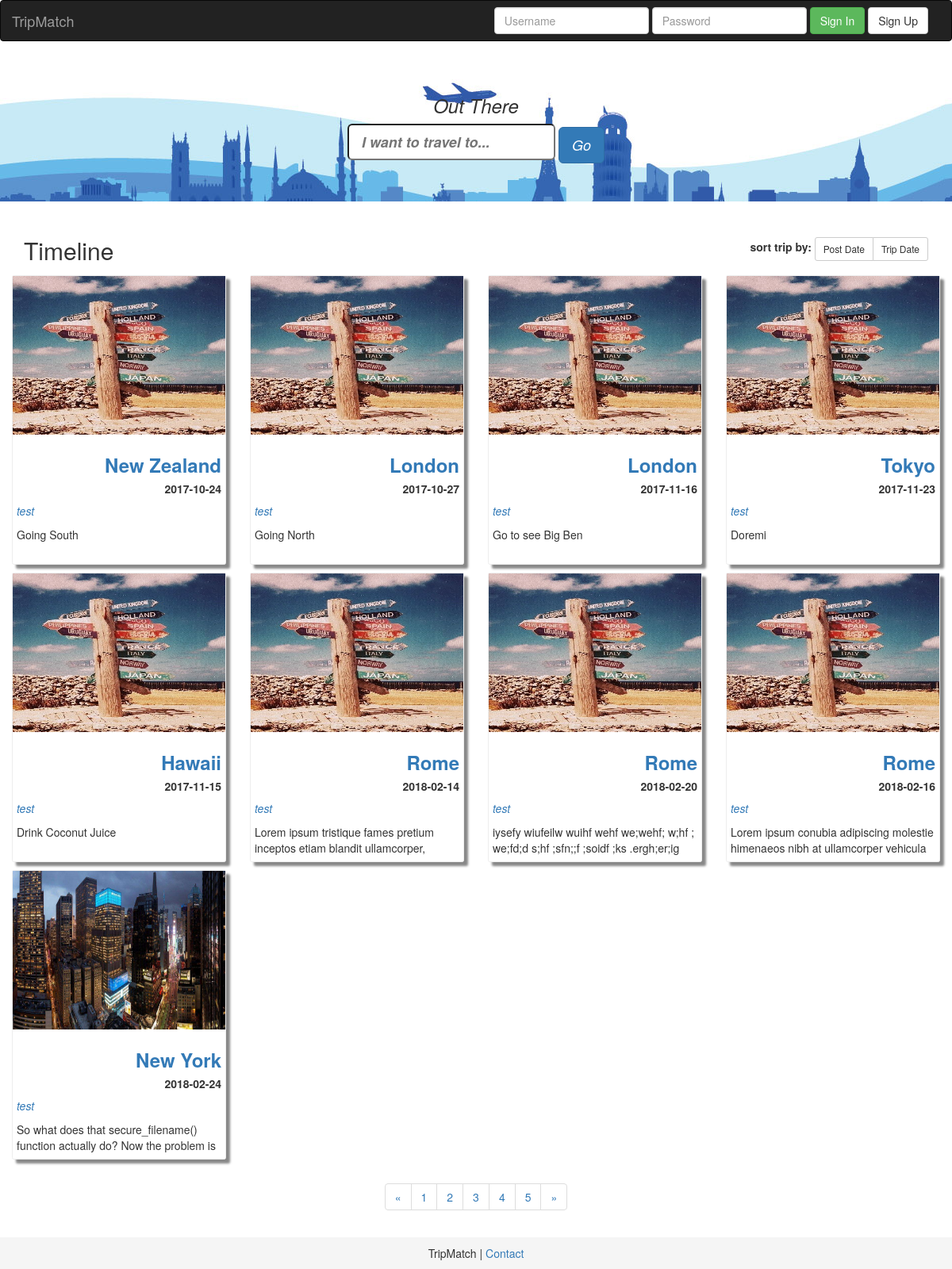
Before: / with the older database file.
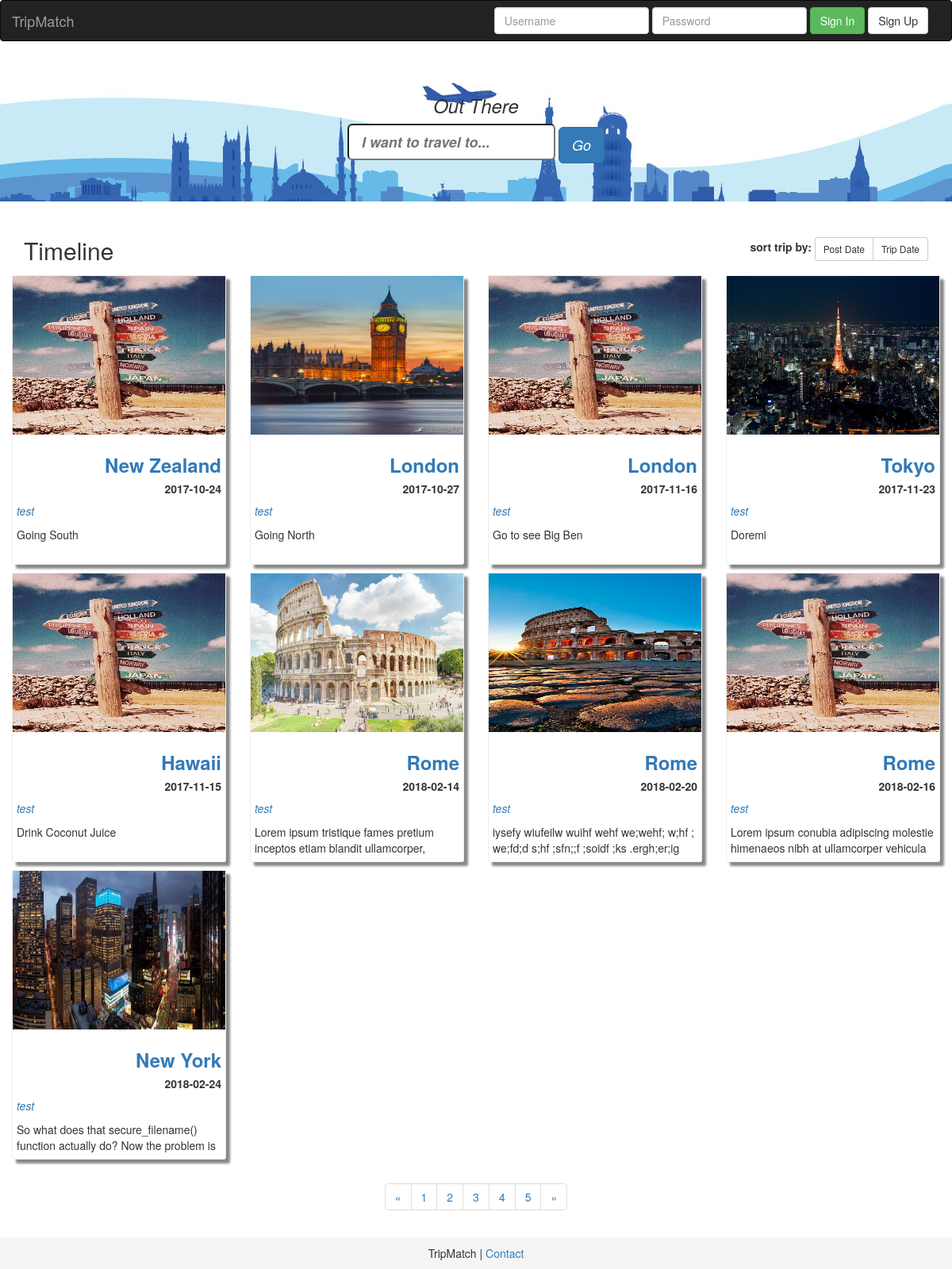
After: the same page with the newer database file.
### tripmatch/model/tripmatch_model.py (models this page shows, shortened)
class TripDetails(Base):
    __tablename__ = 'trip_details'
    id = Column(Integer, primary_key=True)
    user_id = Column(Integer, ForeignKey('users.id'))
    destination_id = Column(Integer, ForeignKey('destinations.id'))
    duration = Column(String, nullable=True)
    date_start = Column(String, nullable=False)
    companions = Column(Integer, nullable=False)
    city_takeoff = Column(String, nullable=True)
    expected_group_size = Column(Integer, nullable=True)
    notes = Column(String, nullable=True)
    date_create = Column(String, nullable=False)
    contact = Column(String, nullable=True)
    img_name = Column(String, nullable=True)
    users = relationship('Users', back_populates='trip_details')
    destinations = relationship('Destinations', back_populates='trip_details')
    waitinglist = relationship('Waitinglist', back_populates='trip_details')

class Destinations(Base):
    __tablename__ = 'destinations'
    id = Column(Integer, primary_key=True)
    destination = Column(String, nullable=False)
    trip_details = relationship('TripDetails', back_populates='destinations')

class Users(Base):
    __tablename__ = 'users'
    id = Column(Integer, primary_key=True)
    username = Column(String, nullable=False)
    email = Column(String, nullable=False)
    password = Column(String, nullable=False)
    trip_details = relationship('TripDetails', back_populates='users')
    waitinglist = relationship('Waitinglist', back_populates='users')
    user_dest_association_tbl = Table('usr_dest_as_tbl', Base.metadata,
                                      Column('user_id', Integer, ForeignKey('users.id')),
                                      Column('destination_id', Integer, ForeignKey('destinations.id'))
                                      )

### tripmatch/trip_server.py (the view)
@app.route('/')
def timeline():
    logger.debug('timeline function')
    if login_session.get('user_id', None):
        login_status = True
    else:
        login_status = False
    logger.debug('login_status: {0}'.format(login_status))
    db_session = Session()
    trips = db_session.query(TripDetails).all()
    return render_template('timeline.html', trips=trips, login_status=login_status)

### tripmatch/trip_server.py (called while the page is built)
@app.context_processor
def utility_processor():
    def calc_date_end(start_date, duration):
        return (datetime.strptime(start_date, '%Y-%m-%d') + timedelta(int(duration))).strftime('%Y-%m-%d')
    return dict(calc_date_end=calc_date_end)

### tripmatch/templates/timeline.html (shortened to what this page needs)
{% extends "layout.html" %}
{% block head %}
  <link rel="stylesheet" href="{{ url_for('static', filename='css/card.css') }}">
{% endblock %}
{% block body %}
  <div class="container cards-grid">
    <div class="row">
      <div class="sorting">
        <h2 style="display:inline">Timeline</h2>
        <span class="sort-card pull-right">
        <b>sort trip by:
        <div class="btn-group">
          <button class="sort-btn btn btn-default btn-sm">Post Date</button>
          <button class="sort-btn btn btn-default btn-sm">Trip Date</button>
        </div>
        </b>
        </span>
      </div>
      <div class="trip-card row">
        {% for trip in trips %}
          <div class="col-md-3 col-sm-3">
            <div class="card">
              {% if trip.img_name %}
                <img src="{{ url_for('static', filename='user_uploaded_photos/' + trip.img_name) }}" ,
                     alt='default' class="card-img-top">
              {% else %}
                <img src="{{ url_for('static', filename='dest_img/default_card_img.jpg') }}" , alt='default'
                     class="card-img-top">
              {% endif %}
              <div class="card-body">
                <h3 class="text-right">
                  <a href="{{ url_for('display_trip', trip_id=trip.id) }}">
                    <b>{{ trip.destinations.destination }}</b></a></h3>
                <h5 class="text-right"><b>{{ trip.date_start }}</b></h5>
                <p><a href=""><em>{{ trip.users.username }}</em></a></p>
                <p>{{ trip.notes }}</p>
              </div>
            </div>
          </div>
        {% endfor %}
      </div>
      <nav aria-label="Page navigation" style="text-align: center">
        <ul class="pagination">
          <li>
            <a href="#" aria-label="Previous">
              <span aria-hidden="true">&laquo;</span>
            </a>
          </li>
          <li><a href="#">1</a></li>
          <li><a href="#">2</a></li>
          <li><a href="#">3</a></li>
          <li><a href="#">4</a></li>
          <li><a href="#">5</a></li>
          <li>
            <a href="#" aria-label="Next">
              <span aria-hidden="true">&raquo;</span>
            </a>
          </li>
        </ul>
      </nav>
    </div>
  </div>
{% endblock %}

Changed rows visible on the page:
changed TripDetails "Going North": img_name: picture added
changed TripDetails "Doremi": img_name: picture added
changed TripDetails "Lorem ipsum tristique fames pretium inceptos etiam blandit ullamcorper,…": img_name: picture added
changed TripDetails (number 7 of 9 on the later page): img_name: picture added
